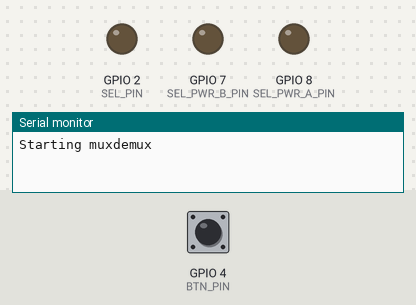
Bench run of a sketch on a simulated ESP32-C3. Shown: output pins drawn as LEDs (lit = HIGH), the last lines printed to the serial monitor. The inputs (shaded band) are chosen by the test bench; at power-on: GPIO 4 (BTN_PIN) HIGH. Pins used as bus, display or sensor lines are not drawn.

Above: at 1.2 s.
1.3 s: GPIO 4 (BTN_PIN) pulled LOW for 0.15 s
At 2.1 s:
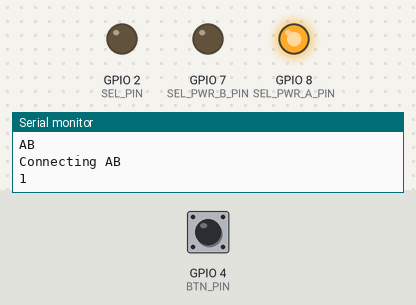
2.9 s: GPIO 4 (BTN_PIN) pulled LOW for 1 s
At 3.5 s:
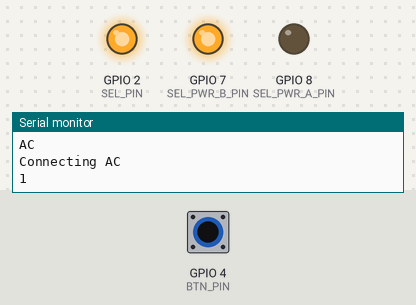
5.4 s: GPIO 4 (BTN_PIN) pulled LOW for 0.15 s
At 6.5 s:
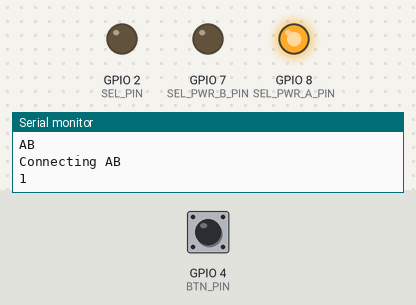
7.0 s: GPIO 4 (BTN_PIN) pulled LOW for 3.2 s
At 7.6 s:
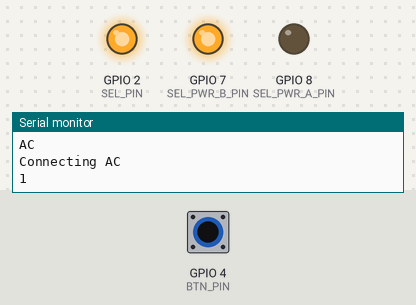
Timing chart, 0 to 10.0 s (numbered marks = the images above; inputs shaded):
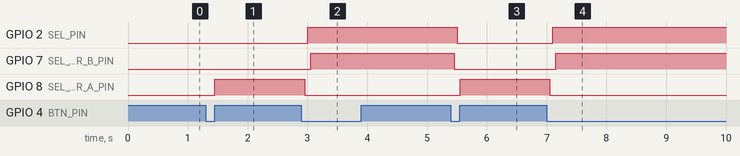

The sketch:

muxdemux.ino
```cpp
// (relevant) settings for ESP c3 super mini
// Board: ESP32C3 Dev Module
// USB CDC on boot: enabled
// CPU frequency: 160 MHz (WiFi)
// Flash Frequency: 80 Mhz
// JTAG adapter: Integrated USB JTAG
// Partition Scheme: Default with spiffs (1.2MB APP/ 1.5MB SPIFFS)


#define SEL_PIN 2
#define OE_PIN 3
#define BTN_PIN 4
#define SEL_PWR_A_PIN 8
#define SEL_PWR_B_PIN 7

#define VERSION "0.0.1" //TODO add e.g. git version
#define OK_CODE '1'
#define ERR_CODE '2'

void pressedA();
void pressedB();
void pressedC();
void pressedD();
void pressedH();
void pressedS();
void pressedV();

// Begin macro's for serial interface
// Mapping macro with character, function to call, help text
#define CHARMAP(F) \
F('a', pressedA, "Activate output")\
F('b', pressedB, "Connect outputs A <-> B")\
F('c', pressedC, "Connect outputs A <-> C")\
F('d', pressedD, "Deactivate output")\
F('h', pressedH, "Print help")\
F('s', pressedS, "Print current status")\
F('v', pressedV, "Print version info")

// Mapping from CHARMAP to case entries for switch
#define CHARCASE(CHAR, FUNCTION, HELP) \
case CHAR: FUNCTION(); break;
// Mapping from CHARMAP to print help
#define CHARHELP(CHAR, FUNCTION, HELP)\
Serial.print(CHAR);Serial.print(": "); Serial.println(HELP);
// End macro's for serial interface

void setup() {
  // put your setup code here, to run once:
  Serial.begin(115200);
  Serial.println("Starting muxdemux");
  pinMode(BTN_PIN, INPUT_PULLUP);
  pinMode(SEL_PIN, OUTPUT);
  pinMode(OE_PIN, OUTPUT);
  pinMode(SEL_PWR_A_PIN, OUTPUT);
  pinMode(SEL_PWR_B_PIN, OUTPUT);
  switchPorts(false, false);
}

bool readButton() {
  return !digitalRead(BTN_PIN);
}

bool enableVoltageBridge(bool enableAB, bool enableAC) {
  if (enableAB && enableAC) {
    Serial.println("Enabling both not supported");
  } else if (enableAB) {
    digitalWrite(SEL_PWR_B_PIN, LOW);
    digitalWrite(SEL_PWR_A_PIN, HIGH);
  } else if (enableAC) {
    digitalWrite(SEL_PWR_A_PIN, LOW);
    digitalWrite(SEL_PWR_B_PIN, HIGH);
  } else {
    digitalWrite(SEL_PWR_A_PIN, LOW);
    digitalWrite(SEL_PWR_B_PIN, LOW);
  }
  return true;
}

bool switchPorts(bool enabled, bool mode) {
  if (!enabled) {
    enableVoltageBridge(false, false);
    digitalWrite(OE_PIN, HIGH);
    digitalWrite(SEL_PIN, LOW);
    return true;
  }
  if (mode) {
    Serial.println("Connecting AB");
    enableVoltageBridge(false, false);
    delay(50);
    digitalWrite(OE_PIN, LOW);
    digitalWrite(SEL_PIN, LOW);
    delay(50);
    enableVoltageBridge(true, false);
  } else {
    Serial.println("Connecting AC");
    enableVoltageBridge(false, false);
    delay(50);
    digitalWrite(OE_PIN, LOW);
    digitalWrite(SEL_PIN, HIGH);
    delay(50);
    enableVoltageBridge(false, true);
  }
  return true;
}
bool enabled = true;
bool state = false;

bool activateOutput() {
Serial.println("activate");
  enabled = true;
  switchPorts(enabled, state);
  return true;
}
bool deactivateOutput() {
  Serial.println("Deactivate");
  enabled = false;
  switchPorts(enabled, state);
  return true;
}
bool selectAB() {
  Serial.println("AB");
  state = true;
  switchPorts(enabled, state);
  return true;
}
bool selectAC() {
  Serial.println("AC");
  state = false;
  switchPorts(enabled, state);
  return true;
}


void pressedA() {
  activateOutput();
  Serial.println(OK_CODE);
}


void pressedD() {
  deactivateOutput();
  Serial.println(OK_CODE);
}

void pressedB() {
  selectAB();
  Serial.println(OK_CODE);
}


void pressedC() {
  selectAC();
  Serial.println(OK_CODE);
}


void pressedH() {
  // Print help
  Serial.println("Command summary:");
  CHARMAP(CHARHELP)

  Serial.println(OK_CODE);
}
void pressedS() {
  Serial.println("Current state:");
  if(enabled){
    Serial.println("Output: enabled");
  }else{
    Serial.println("Output: disabled");
  }
  if(state){
    Serial.println("Switch: AB");
  }else{
    Serial.println("Switch: AC");
  }

  Serial.println(OK_CODE);
}

void pressedV(){
  Serial.println(VERSION);
  Serial.println(OK_CODE);
}

void checkSerialInput() {
  //static String inputString = "";  // String to hold incoming serial data
  static bool newData = false;
  static char inChar = 0;
  while (Serial.available() > 0) {
    char newChar = (char)Serial.read();

    // Check for new line character
    if (newChar == '\n') {
      newData = true;
    } else {
      inChar = newChar;  // Read a character from serial
    }
  }


  // If a complete newline is received, process the input
  if (newData) {
    // Reset the variables for the next iteration


    switch (inChar) {
        CHARMAP(CHARCASE)
        default:
            Serial.println(ERR_CODE);
    }

    inChar = 0;
    newData = false;
  }
}

bool currentState = false;
bool lastButtonState = HIGH;
bool buttonState;
bool pressed = false;  // To track if the button was pressed

unsigned long debounceDelay = 50;  // Debounce time in milliseconds
unsigned long lastDebounceTime = 0;


void loop() {
  // put your main code here, to run repeatedly:
  delay(10);
  //if (readButton()) {
  //  Serial.println("btn press");
  //}
  checkSerialInput();


  int reading = digitalRead(BTN_PIN);

  // Check for button state change with debouncing
  if (reading != lastButtonState) {
    lastDebounceTime = millis();
  }

  if ((millis() - lastDebounceTime) > debounceDelay) {
    // If the button state has been stable for the debounce delay
    if (reading != buttonState) {
      buttonState = reading;

      // If the button is pressed (LOW state due to INPUT_PULLUP)
      if (buttonState == LOW) {
        if (!pressed) {
          if (state) {
            enabled = true;
            pressedC();
          } else {
            enabled = true;
            pressedB();
          }
          pressed = true;
          currentState = !currentState;
        }
      } else {
        // Toggle the output state
        //digitalWrite(OUTPUT_PIN, currentState ? HIGH : LOW);
        pressed = false;  // Reset the pressed state
      }
    }
  }

  lastButtonState = reading;
}
```

Measured:
- after the input at 1.3 s, GPIO 8 (SEL_PWR_A_PIN): LOW → HIGH after 0.15 s
- after the input at 2.9 s, GPIO 2 (SEL_PIN): LOW → HIGH after 0.11 s; GPIO 7 (SEL_PWR_B_PIN): LOW → HIGH after 0.16 s; GPIO 8 (SEL_PWR_A_PIN): HIGH → LOW after 0.06 s
- after the input at 5.4 s, GPIO 2 (SEL_PIN): HIGH → LOW after 0.11 s; GPIO 7 (SEL_PWR_B_PIN): HIGH → LOW after 0.06 s; GPIO 8 (SEL_PWR_A_PIN): LOW → HIGH after 0.16 s
- after the input at 7.0 s, GPIO 2 (SEL_PIN): LOW → HIGH after 0.10 s; GPIO 7 (SEL_PWR_B_PIN): LOW → HIGH after 0.15 s; GPIO 8 (SEL_PWR_A_PIN): HIGH → LOW after 0.05 s
